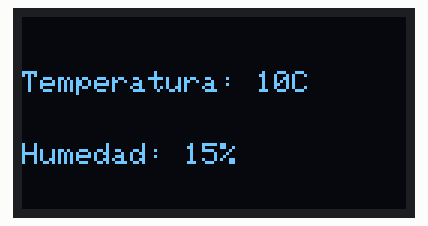
Bench run of a sketch on a simulated Arduino Uno, built with avr-gcc and run on an emulated ATmega328P. On the bench: 128×64 one-colour display.

Above: at 2.1 s.

The sketch:

oled.ino
```cpp
/*********
  Rui Santos
  Complete project details at https://randomnerdtutorials.com
*********/

#include <Wire.h>
#include <Adafruit_GFX.h>
#include <Adafruit_SSD1306.h>

#define SCREEN_WIDTH 128 // OLED display width, in pixels
#define SCREEN_HEIGHT 64 // OLED display height, in pixels

// Declaration for an SSD1306 display connected to I2C (SDA, SCL pins)
Adafruit_SSD1306 display(SCREEN_WIDTH, SCREEN_HEIGHT, &Wire, -1);

void setup() {
  Serial.begin(115200);

  if(!display.begin(SSD1306_SWITCHCAPVCC, 0x3C)) { // Address 0x3D for 128x64
    Serial.println(F("SSD1306 allocation failed"));
    for(;;);
  }
  delay(2000);
  display.clearDisplay();

  display.setTextSize(1.1);
  display.setTextColor(WHITE);
  display.setCursor(0, 10);
  // Display static text
  display.println(" ");
  display.print("Temperatura: ");
  display.print(10);
  display.println("C");
  display.println(" ");display.println(" ");
  display.print("Humedad: ");
  display.print(15);
  display.println("%");
  display.display();
}

void loop() {

}
```
